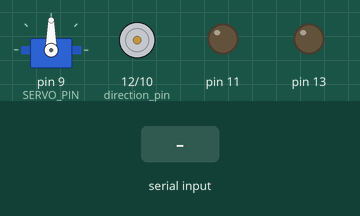
Recording of a sketch running on a simulated Arduino Uno, built with avr-gcc and run on an emulated ATmega328P. Shown: servo, direction and speed pins drawn as motors (green arrow = direction pin HIGH = forward, orange = LOW = backward, longer = more drive), output pins drawn as LEDs (lit = HIGH). Dashed ring = blinking. The inputs (shaded band) are chosen by the test bench. What the sketch prints to the serial monitor is not drawn.

Above: at 1.2 s.
1.3 s: "t\n" received over the second serial link
At 2.1 s:
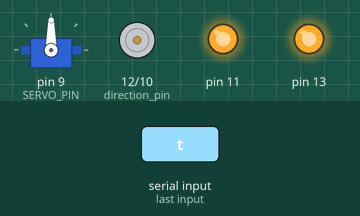
4.3 s: "p\n" received over the second serial link
At 7.05 s:
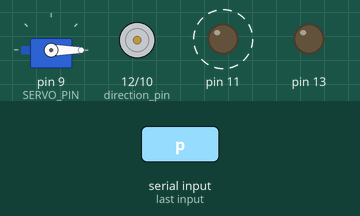
7.3 s: "w\n" received over the second serial link
At 7.9 s:
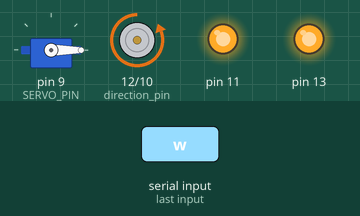
8.8 s: "a\n" received over the second serial link
At 10.0 s:
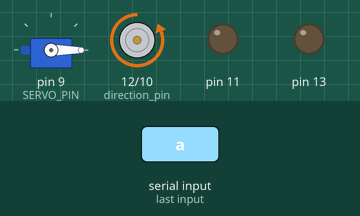
10.3 s: "d\n" received over the second serial link
At 11.3 s:
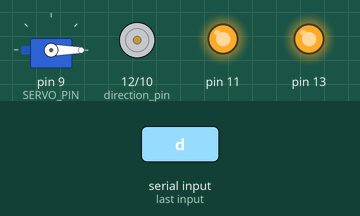
11.8 s: "x\n" received over the second serial link
At 12.5 s:
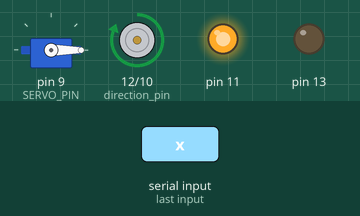
Timing chart, 0 to 14.3 s (numbered marks = the images above; inputs shaded):
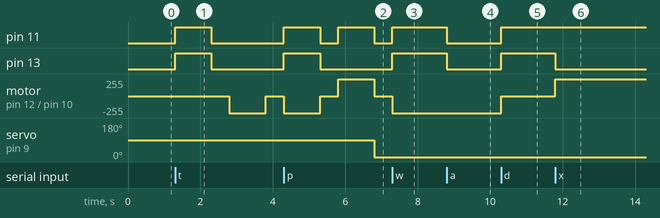

Measured:
- after the input at 1.3 s, pin 11, pin 13: LOW → HIGH at once, → LOW 1.0 s later; motor on pin 12 (direction_pin) / pin 10 (speed_pin): stopped → backward 255/255 after 1.5 s, → stopped 1.0 s later
- after the input at 4.3 s, servo on pin 9 (SERVO_PIN): 90° → 0° after 2.5 s
- after the input at 7.3 s, pin 11, pin 13: LOW → HIGH at once; motor on pin 12 (direction_pin) / pin 10 (speed_pin): stopped → backward 255/255 at once
- after the input at 8.8 s, pin 11, pin 13: HIGH → LOW at once
- after the input at 10.3 s, pin 11, pin 13: LOW → HIGH at once; motor on pin 12 (direction_pin) / pin 10 (speed_pin): backward 255/255 → stopped at once
- after the input at 11.8 s, pin 13: HIGH → LOW at once; motor on pin 12 (direction_pin) / pin 10 (speed_pin): stopped → forward 255/255 at once

The sketch:

teleop_uno.ino
```cpp
#include <time.h>
#include <Servo.h>
#include "DS_interface.h"
#include "HbridgeDriveTrain.h"

#define RX_FROM_NMCU 2
#define TX_TO_NMCU 3

#define SERVO_PIN 9
#define PHOTO_SENSOR_PIN A0

#define DRIVE_SPEED 1
#define AUTONOMOUS_DONE 15*1000
#define COLOR_CHANGE_TRESHOLD 780

// ---------------------------------------------------------------------------
/*
 * Create a Drive Station Interface "DS_Interface" object
 */
DS_Interface ds(RX_FROM_NMCU, TX_TO_NMCU);

/*
 * Drive train object for moving the wheels.
 */
HbridgeDriveTrain drivetrain;
// HbridgeDriveTrain::Direction current_direction =  HbridgeDriveTrain::STOP;

/*
 * Servo for lowering and raising the arm
 */
 Servo armServo;

/*
 * Arduino Setup where we initialize subsystems
 */
bool inAutonomous = true;

void setup() {
  Serial.begin(115200);
  Serial.println("Interfacing arduino with nodemcu");

  ds.init();     // setup drive station comms
  drivetrain.init();  // setup the drive train
  stopWheels();  // start with the wheels stopped

  armServo.attach(SERVO_PIN);
}

/*
 * Arduino loop - where we get input and invoke our program’s
 * subsystems
 */
void loop() {

    char input = ds.readInputIfAvailable();

    if (inAutonomous) {
      runAutonomous();
    }

    switch (input) {
      case 't':
        testWheels();
        break;
      case 'w':
        driveForward();
        break;
      case 'a':
        turnRight();
        break;
      case 'd':
        turnLeft();
        break;
      case 's':
        stopWheels();
        break;
      case 'x':
        driveReverse();
        break;
      case 'r':
        testRightWheel();
        break;
      case 'l':
        testLeftWheel();
        break;
      case 'o':
        armUp();
        break;
      case 'p':
        armDown();
        break;
      default:
        break;
    }
}

void runAutonomous() {
    int photoSensor = analogRead(PHOTO_SENSOR_PIN);
    int currentTime = millis();
    Serial.print("Photo sensor value:");
    Serial.println(photoSensor);
    // Serial.print("Current Time:");
    // Serial.println(currentTime);

    if (currentTime > AUTONOMOUS_DONE) {
      stopAutonomous();
      return;
    }

    if (photoSensor > COLOR_CHANGE_TRESHOLD) {
      driveForward();
    }
    else {
      stopAutonomous();
    }
}

void stopAutonomous() {
  stopWheels();
  inAutonomous = false;
}

void armUp() {
  armServo.write(90);
}

void armDown() {
  armServo.write(0);
}

void driveForward() {
  drivetrain.setMotorsDirectly(DRIVE_SPEED, DRIVE_SPEED);
}

void driveReverse() {
  drivetrain.setMotorsDirectly(-DRIVE_SPEED, -DRIVE_SPEED);
}

void turnLeft() {
  drivetrain.setMotorsDirectly(0, DRIVE_SPEED);
}

void turnRight() {
  drivetrain.setMotorsDirectly(DRIVE_SPEED, 0);
}

void stopWheels() {
  drivetrain.setMotorsDirectly(0, 0);
}

void testWheels()
{
    testRightWheel();
    delay(1000);
    stopWheels();
    delay(500);
    testLeftWheel();
    delay(1000);
    stopWheels();
    delay(500);
    driveForward();
    delay(1000);
    stopWheels();
    delay(500);
    driveReverse();
    delay(1000);
    stopWheels();
}

void testRightWheel() {
  drivetrain.setMotorsDirectly(0, DRIVE_SPEED);
}
void testLeftWheel() {
  drivetrain.setMotorsDirectly(DRIVE_SPEED, 0);
}
```

DS_interface.cpp
```cpp
#include "DS_interface.h"

#define BUFFER_SIZE 10
#define BAUD_RATE 115200
#define SERIAL_TIMEOUT 500

DS_Interface::DS_Interface (int serial_rx, int serial_tx)
    :SoftwareSerial(serial_rx, serial_tx)
{
    /* Our class is a subclass of the SoftwareSerial class.
     * When we invoked the SoftwareSerial constructor after the “:”
     * above, we had done all the work needed. We could do more
     * here but have nothing special to do, so we just have
     * empty curly braces. This isn’t unusual in “ceremonial
     * languages” such as c++ and java. Usually one leaves a comment
     * to show it wasn’t a mistake a la
     * (“This page left blank intentionally”)
     */
}

DS_Interface::~DS_Interface ()
{
    /* It is necessary to define a destructor for the class, so that
     * the code will link correctly. However, at this time, with this
     * definition of the class, there is nothing to “destroy”, so it
     * is just a placeholder function, because in c++ the
     * compiler/linker expect you to define what to do when an object
     * reaches end of life. In this case, we define it as doing
     * “nothing”. But even “nothing” is a definition of the correct
     * action.
     */
}

void DS_Interface::init()
{
    this->begin(BAUD_RATE);
    this->setTimeout(SERIAL_TIMEOUT);
}


char DS_Interface::readInputIfAvailable()
{
  char buffer[BUFFER_SIZE];
  memset(buffer, 0, BUFFER_SIZE);
  if (this->available() > 0) {
    this->readBytesUntil( '\n', buffer, BUFFER_SIZE);
  }
  return buffer[0];
}
```

DS_interface.h
```cpp
#ifndef DS_INTERFACE_H_INCLUDED
#define DS_INTERFACE_H_INCLUDED

#include <SoftwareSerial.h>

/*
 * DS_Interface stands for “Drivers Station Interface”
 * This class allows you to retrieve keystrokes that originate
 * on a python-based keyboard drivers station on a laptop, over
 * wifi, assuming you have a nodeMCU set up properly to be
 * the wifi or “radio link”, and with serial wires and shared ground
 * wire connections to the arduino UNO
 * see: https://docs.google.com/drawings/d/13E9H3TtKm9N3-c0XWWdpt-mgodKqjUlVzRVLXEZ_MkY/edit?usp=sharing
 *  for wiring details.
 */
class DS_Interface : public SoftwareSerial {
    public:
        // Create an instance in the overall scope above
        // your code for Setup() & Loop()
        DS_Interface (int serial_rx, int serial_tx);
        virtual ~DS_Interface ();

        /*
         * init - a class method to call the setup on the pins
         * specified in the constructor call for rx and tx
         * Call this from the Arduino Setup() function.
         */

        void init();

        /*
         * readInputIfAvailable
         *  Each time this is called it gathers 1 ascii keystroke
         *  that was sent from the driver's station
         *  OR
         *  it returns a char == '\0' which means there was no
         *  keystroke available from the driver's station Note:
         * ‘\0’ == 0 so it’s easy to do an “if” on it.
         *  The driver's station only sends when the keyboard
         *  provides a new keystroke
         *  There is no encoding for non-ascii keys such as
         *  “arrow keys” and “F1” keys. Using those won’t work.
         */

        char readInputIfAvailable();
};

#endif // DS_INTERFACE_H_INCLUDED
```

HbridgeDriveTrain.cpp
```cpp
#include "HbridgeDriveTrain.h"


/*
 * pinout of the hbridge controls on the shield
 */
#define E1 10 // energy level to motor 1
#define E2 11 // energy level to motor 2
#define M1 12 // direction of motor 1
#define M2 13 // direction of motor 2

/*
 * Constructor to create a new drivetrain object
 * leftPin - the index of the DIO pin delivering PWM signal to the left servo
 * rightPin - the index of the DIO pin delivering PWM signal to the right servo
 */
HbridgeDriveTrain::HbridgeDriveTrain() {
    left_motor.speed_pin = E1;
    left_motor.direction_pin = M1;
    right_motor.speed_pin = E2;
    right_motor.direction_pin = M2;
}

/*
 * A destructor so the compiler has instructions for how to clean up
 * when a HbridgeDriveTrain object is destroyed. Program should never
 * invoke in directly.
 */
HbridgeDriveTrain::~HbridgeDriveTrain() {
    left_motor.speed_pin = 0;
    left_motor.direction_pin = 0;
    right_motor.speed_pin = 0;
    right_motor.direction_pin = 0;

    current_direction = STOP;
}

/*
 * init()
 * This function should be called from the arduino "setup()" function
 */
void HbridgeDriveTrain::init() {
    pinMode(left_motor.direction_pin, OUTPUT);
    pinMode(right_motor.direction_pin, OUTPUT);
    current_direction = STOP;
    service(current_direction);
}

/*
 * Anyone could write a motor class with an "invert()" operation, instead
 * of the simple struct used right now and this wouldn't be needed. The
 * 2 different definitions of "FWD" and "REV" are  because the wheels and
 * motors face opposite directions, so what is FORWARD
 * for one is REVERSE for the other. Altenatively the wires could be
 * reversed on the motors and then this also wouldn't be needed. If wired
 * way, then "HIGH" would mean forward for both motors and FWD could just
 * be "HIGH".
 */
#define FWD_L LOW
#define FWD_R HIGH
#define REV_L HIGH
#define REV_R LOW
#define FULL_POWER 255
#define NO_POWER 0

void HbridgeDriveTrain::move_motor(HbridgeDriveTrain::Motor &motor, int direction, int pwr) {
    digitalWrite(motor.direction_pin, direction);
    analogWrite(motor.speed_pin, pwr);
}

/*
 * service()
 * Call this function to change the state of the servos. Pass in a Direction
 * wayToGo - is the direction you'd like the robot to go, inlcuding "HbridgeDriveTrain::STOP"
 */
void HbridgeDriveTrain::service(HbridgeDriveTrain::Direction wayToGo) {
    switch(wayToGo) {
        case FORWARD:
            move_motor(left_motor, FWD_L, FULL_POWER);
            move_motor(right_motor, FWD_R, FULL_POWER);
            current_direction = wayToGo;
            break;
        case REVERSE:
            move_motor(left_motor, REV_L, FULL_POWER);
            move_motor(right_motor, REV_R, FULL_POWER);
            current_direction = wayToGo;
            break;
        case LEFT:
            move_motor(left_motor, REV_L, FULL_POWER);
            move_motor(right_motor, FWD_R, FULL_POWER);
            current_direction = wayToGo;
            break;
        case RIGHT:
            move_motor(left_motor, FWD_L, FULL_POWER);
            move_motor(right_motor, REV_R, FULL_POWER);
            current_direction = wayToGo;
            break;
        case STOP:
            move_motor(left_motor, FWD_L, NO_POWER);
            move_motor(right_motor, FWD_R, NO_POWER);
            current_direction = wayToGo;
            break;
    }
}

#define MAX_SPEED 255
void compute_motor_params_from_float(float speed, int& pwm_speed, int& fwd) {
    fwd = LOW;
    if (speed > 0) {
        fwd = HIGH;
    }
    pwm_speed = abs(speed * MAX_SPEED);
}
/*
 * setMotorsDirectly is a way to have direct control of each motor's speed
 */
void HbridgeDriveTrain::setMotorsDirectly(float left_speed, float right_speed) {

    int l_speed;
    int l_fwd;
    int r_speed;
    int r_fwd;

    compute_motor_params_from_float(left_speed, l_speed, l_fwd);
    compute_motor_params_from_float(right_speed, r_speed, r_fwd);

    /*
     * need to invert left motor like we do in service()
     */
    if (HIGH == l_fwd) {
        l_fwd = LOW;
    } else {
        l_fwd = HIGH;
    }

    move_motor(left_motor, l_fwd, l_speed);
    move_motor(right_motor, r_fwd, r_speed);

    if (left_speed > right_speed) {
        current_direction = HbridgeDriveTrain::RIGHT;
    } else if (right_speed > left_speed) {
        current_direction = HbridgeDriveTrain::LEFT;
    } if (left_speed > 0.0) {
        current_direction = HbridgeDriveTrain::FORWARD;
    } if (left_speed < 0.0) {
        current_direction = HbridgeDriveTrain::REVERSE;
    } else {
        current_direction = HbridgeDriveTrain::STOP;
    }
}

HbridgeDriveTrain::Direction HbridgeDriveTrain::getCurrentDirection() {
    return (current_direction);
}
```

HbridgeDriveTrain.h
```cpp
#ifndef HBRIDGE_DRIVE_TRAIN_H_INCLUDED
#define HBRIDGE_DRIVE_TRAIN_H_INCLUDED

#include "Arduino.h"

class HbridgeDriveTrain {
    public:
        /*
        * Define some words for directions, so we don’t have to remember arbitrary
        * numbers
        */
        enum Direction {STOP, FORWARD, REVERSE, RIGHT, LEFT, END_OF_DIRECTIONS};

        /*
         * A function to create a new ServoDriveTrain object. Needs to know
         * which pins the yellow signal wires of the 2 servos are plugged into.
         * This class assumes 2 continuous rotation servos, one on the left
         * and one on the right side of the robot.
         */
        HbridgeDriveTrain();

        /*
         * A clean up function for when the object is destroyed
         */
        virtual ~HbridgeDriveTrain();

        /*
         * Call this function from the arduino "setup()" function.
         * This will attach the software to the pins that were
         * specified in the constructor and configure them appropriately
         */
        void init();

        /*
         * Call this anytime your wants to change the state of the
         * motors. Once you call it, the motors (servos) will keep
         * moving (or not moving) in the way you specified until you
         * call it again. Calling it again with the same direction will
         * do no harm, but no need to do so until you want something
         * to change.
         */
        void service(HbridgeDriveTrain::Direction goThisWay);

        /*
         * This lets you set direction and speed of each wheel directly.
         * You can use this for full tank drive or other purposes.
         * For left_speed and right_speed, the input range is
         * from -1.0 to 1.0.
         *     -1.0 means full speed reverse.
         *      0.0 means STOP
         *      1.0 means full speed forward
         * The code will assume that the same wheel needs to be inverted
         * as is done in with the "service()" method. So
         *    setMotorsDirectly(1.0, 1.0);
         * means full speed forward
         */
        void setMotorsDirectly(float left_speed, float right_speed);

        /*
         * This method/function allows you to find out which way the drivetrain
         * thinks it is currently going. (how was it last set)
         */
        Direction getCurrentDirection();

    private:
        struct Motor {
            int speed_pin;
            int direction_pin;
        };

        Motor left_motor;
        Motor right_motor;

        Direction current_direction;

        void move_motor(HbridgeDriveTrain::Motor &motor, int direction, int pwr);
};


#endif // HBRIDGE_DRIVE_TRAIN_H_INCLUDED
```
